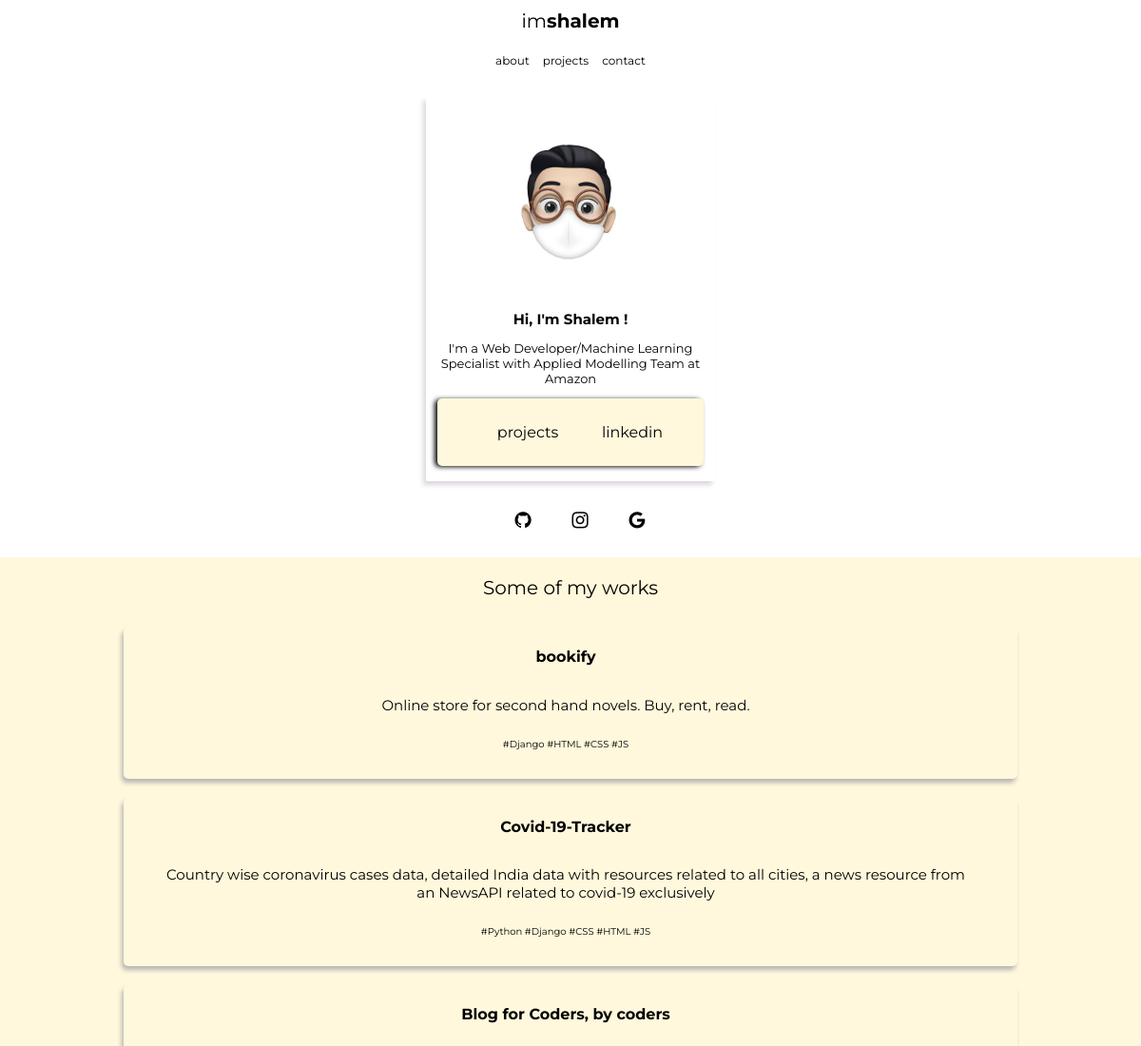
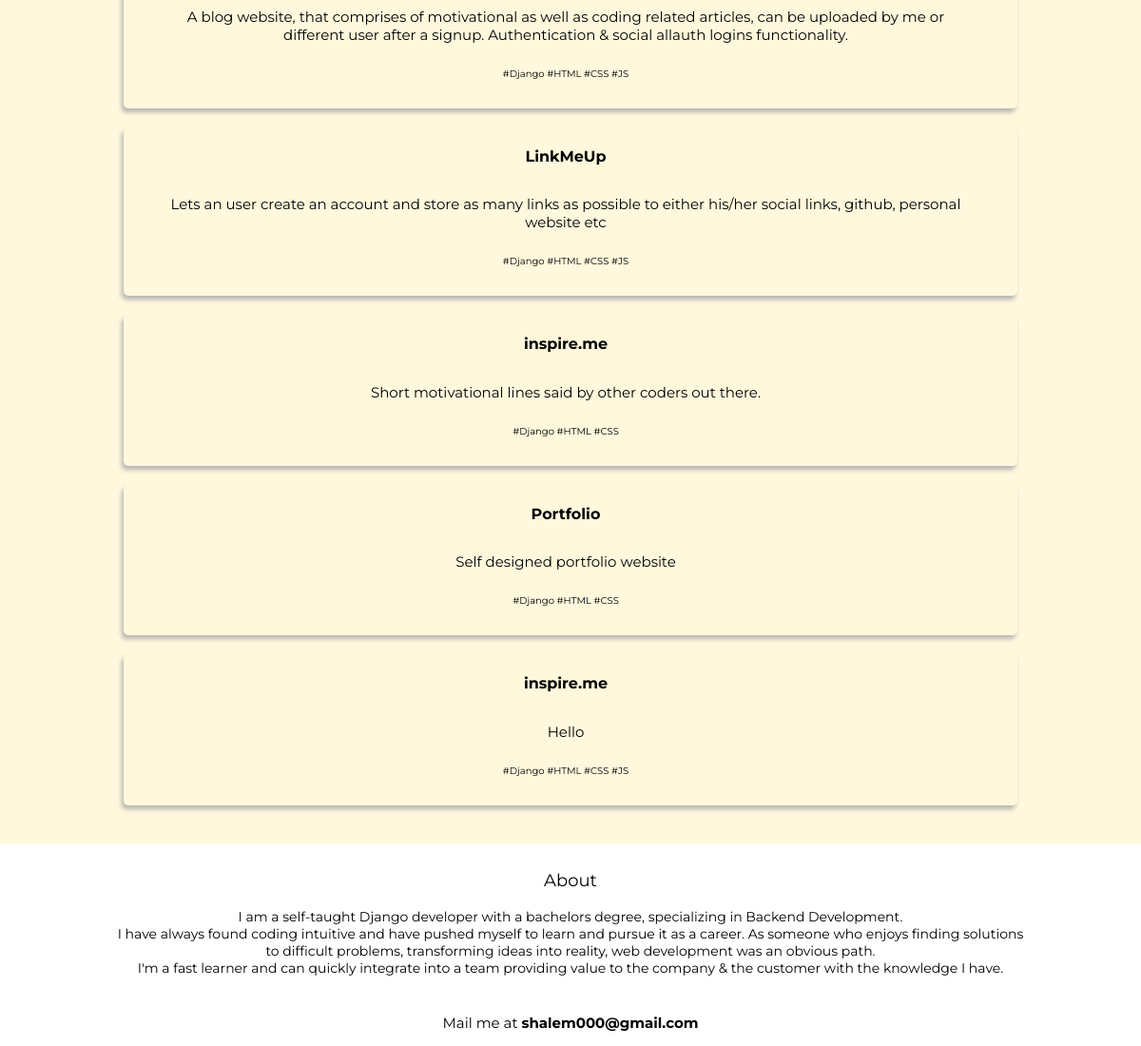
Before: / with the older database file (2 pictures, top to bottom).
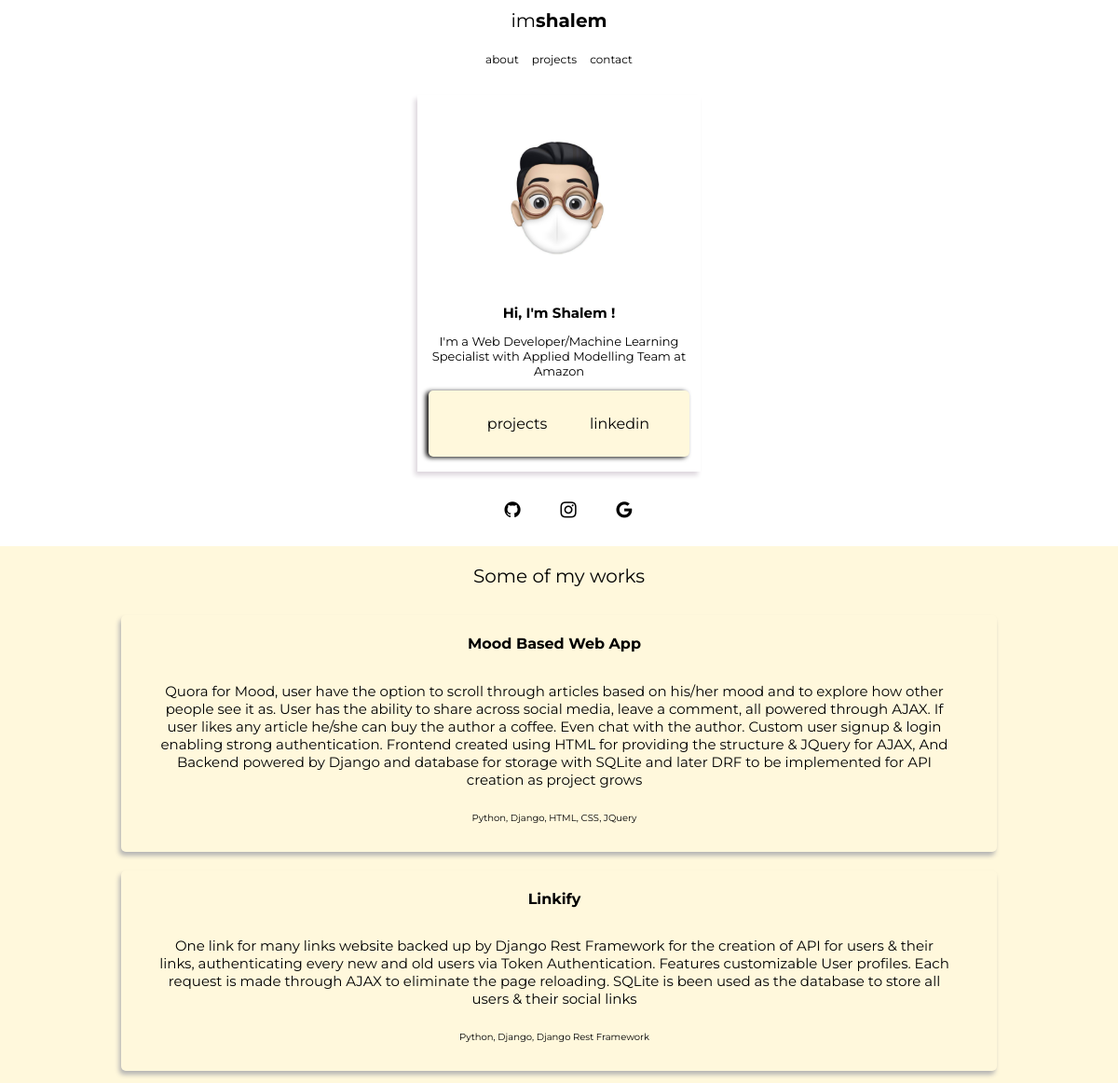
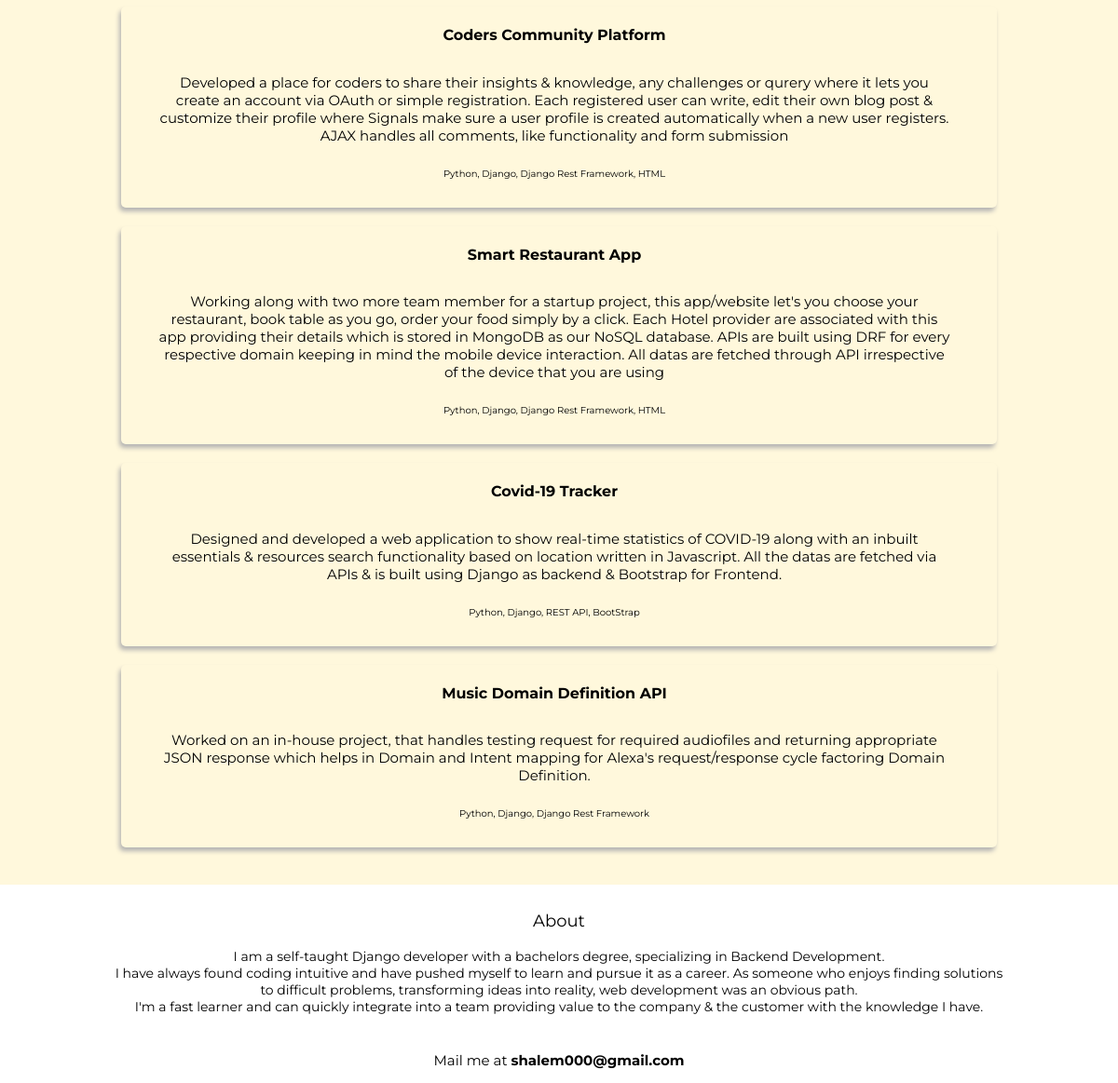
After: the same page with the newer database file (2 pictures, top to bottom).
### src/models.py (models this page shows, shortened)
class Profile(models.Model):
    user = models.OneToOneField(User, on_delete=models.CASCADE)
    name = models.CharField(max_length=50)
    about = models.TextField()
    my_resume = models.FileField(blank=True, null=True)
    instagram = models.CharField(max_length=100)
    github = models.CharField(max_length=100)
    linkedin = models.CharField(max_length=100)
    gmail = models.CharField(max_length=100)
    twitter = models.CharField(max_length=100)

class Project(models.Model):
    project_title = models.CharField(max_length=100)
    project_description = models.TextField()
    languages_used = models.CharField(max_length=100)
    github_repo = models.CharField(max_length=100)

### src/views.py (the view)
# urls.py: path('', views.index, name='home')
def index(request):
    projects = Project.objects.all()
    profile = Profile.objects.get(pk=1)
    context = {'all_projects': projects, 'profile': profile}
    return render(request, 'index.html', context)

### templates/index.html (shortened to what this page needs)
{% load static %}
<!DOCTYPE html>
<html>
<head>
    <link rel="stylesheet" href="https://cdnjs.cloudflare.com/ajax/libs/font-awesome/4.7.0/css/font-awesome.min.css">
    <link rel="stylesheet" type="text/css" href="{% static 'css/default.css' %}">
</head>
<body>
    <section class="s1">
        <div class="main-container">
            <div class="nav-wrapper">
                <div class="brand">
                    <a class="brand-name" href="{% url 'main:home' %}">im<span><b>shalem</b></span></a>
                </div>
                <ul id="navigation">
                    <li><a href="#contact-wrapper">about</a></li>
                    <li><a href="#social">projects</a></li>
                    <li><a href="#contact-wrapper">contact</a></li>
                </ul>
            </div>
        </div>
    </section>
    <section class="s2">
        <div class="center-column">
            <div class="intro">
                <img id="profile-pic" src="{% static 'images/animoji.png' %}">
                <h1 class="intro-text">Hi, I'm Shalem !</h1>
                <p class="short-about">I'm a Web Developer/Machine Learning  <br>
                    Specialist with Applied Modelling Team at Amazon</p>
                <div class="link-block">
                    <ul id="about-nav">
                        <li><a href="#social">projects</a></li>
                        <li><a target="_blank" href="https://www.linkedin.com/in/shalem-singh-rajput-5b4843140/">linkedin</a></li>
                    </ul>
                </div>
            </div>
        </div>
    </section>
    <section class="s4">
        <div class="social-link-wrapper">
            <div class="social-links">
                <ul id="social">
                    <li><a target="_blank" class="fa fa-github" href="{{ profile.github }}"></a></li>
                    <li><a target="_blank" class="fa fa-instagram" href="{{ profile.instagram }}"></a></li>
                    <li><a target="_blank" class="fa fa-google" href="#"></a></li>
                </ul>
            </div>
        </div>
    </section>
    <section class="s3">
        <div class="main-container">
            <div class="project-wrapper">
                <div class="work-heading">
                    <p>Some of my works</p>
                </div>
                <div class="projects">
                    {% for project in all_projects %}
                        <a target="_blank" href="{{ project.github_repo }}"><div class="work">
                        <div class="work-preview">
                            <h4 class="project-title">{{ project.project_title }}</h4>
                            <p class="project-intro">{{ project.project_description }}</p>
                            <p class="language">{{ project.languages_used }}</p>
                        </div></a>
                    </div>
                    {% endfor %}
    </section>
    <section class="s5">
        <div class="main-container">
            <div id="contact-wrapper">
                <div class="contact-heading">
                    <p>About</p>
                </div>
                <div class="contact-info">
                    <p>I am a self-taught Django developer with a bachelors
                        degree, specializing in Backend Development.<br>
                        I have always found coding intuitive and have pushed
                        myself to learn and pursue it as a career. As someone
                        who enjoys finding solutions to difficult problems,
                        transforming ideas into reality, web development was
                        an obvious path.<br>
                        I'm a fast learner and can quickly integrate into a team
                        providing value to the company & the customer with
                        the knowledge I have.</p>
                </div>
            </div>
        </div>
    </section>
    <section class="s5">
        <div class="main-container">
            <div id="contact-wrapper">
                <div class="contact-heading">
                    <p style="font-size: 15px;">Mail me at <b>shalem000@gmail.com</b></p>
                </div>
            </div>
        </div>
    </section>
</body>
</html>

### static/css/default.css (style rules this page uses)
:root { --mainColor:#fff;--borderColor:#fff;--aboutSectionColor:cornsilk;--workBorderColor:black;--aboutHoverColor:#e39b68;--contactSectionColor:#b57c53 }
body,html { padding:0;margin:0 }
body * { transition:.3s }
.s1 { background-color:var(--mainColor) }
.s3 { background-color:var(--aboutSectionColor);overflow:auto }
.s4 { background-color:var(--mainColor) }
a { text-decoration:none;color:#000;font-family:Montserrat,sans-serif }
.main-container { width:1200px;margin:0 auto }
h1,h2,h3,h4,p { font-family:Montserrat,sans-serif }
.nav-wrapper { display:flex;justify-content:space-between;align-items:center }
.brand-name { font-size:20px }
#navigation { margin:10px;padding:10px }
#navigation li { display:inline-block;margin-left:5px;margin-right:5px;font-family:Montserrat,sans-serif;font-size:18px }
.s2 { display:flex;justify-content:center }
.center-column { border:2px solid var(--borderColor);display:flex;justify-content:center;margin-top:100px;margin-bottom:30px;width:400px;height:450px;background-color:#fff;-webkit-box-shadow:-3px 4px 5px 0 #ded7de;-moz-box-shadow:-3px 4px 5px 0 #ded7de;box-shadow:-3px 4px 5px 0 #ded7de }
#profile-pic { padding-top:10px;display:block;margin:0 auto;width:200px;height:200px;object-fit:cover;border-radius:50% }
.intro-text { text-align:center }
.short-about { text-align:center }
.link-block { margin:10px;padding:10px;background-color:#fff8dc;border-radius:5px 5px 5px 5px;-webkit-box-shadow:-3px 1px 5px 0 #0d0d0d;-moz-box-shadow:-3px 1px 5px 0 #0d0d0d;box-shadow:-3px 1px 5px 0 #0d0d0d }
#about-nav { display:flex;justify-content:space-around }
#about-nav li { list-style-type:none;font-family:Montserrat,sans-serif;padding-right:20px }
.social-link-wrapper { height:50px }
#social { margin-top:0;display:flex;justify-content:center }
#social li { list-style-type:none;text-align:center;width:40px;padding-right:20px;font-size:20px }
.fa { color:#000 }
.work-heading { text-align:center }
.project-wrapper { margin-bottom:30px }
.projects { display:flex;flex-wrap:wrap }
.work { flex:0 0 25%;border-radius:5px 5px 5px 5px;margin:10px;padding-left:30px;padding-right:30px;padding-bottom:20px;-webkit-box-shadow:-2px 4px 5px 0 #b5b4b3;-moz-box-shadow:-2px 4px 5px 0 #b5b4b3;box-shadow:-2px 4px 5px 0 #b5b4b3 }
.work-heading { margin-top:20px;font-size:20px }
.work-preview { margin-right:10px }
.project-title { text-align:center }
.project-intro { padding:10px;text-align:center;font-size:15px }
.language { margin-top:10px;font-size:10px;text-align:center }
#contact-wrapper { padding-top:10px;text-align:center }
.contact-heading { font-size:18px }
.contact-info { font-size:14px }
@media screen and (max-width:1200px) { .main-container { width:80% } }
@media screen and (max-width :1200px) { .brand { padding-top:10px } }
@media screen and (max-width :1200px) { .projects { flex-direction:column;flex-wrap:wrap } }
@media screen and (max-width :1200px) { .work { width:auto } }
@media screen and (max-width :1200px) { .center-column { margin-top:10px;width:300px;height:400px } }
@media screen and (max-width :1200px) { .nav-wrapper { display:flex;flex-direction:column } }
@media screen and (max-width :1200px) { #navigation li { font-size:12px } }
@media screen and (max-width :1200px) { .intro-text { text-align:center;font-size:15px } }
@media screen and (max-width :1200px) { .short-about { text-align:center;font-size:13px } }

Changed rows visible on the page:
removed Project: project_title "bookify", project_description "Online store for second hand novels. Buy, rent, read.", languages_used "#Django #HTML #CSS #JS"
removed Project: project_title "Covid-19-Tracker", project_description "Country wise coronavirus cases data, detailed India data with resources related to all cities, a news resource from an NewsAPI related to covid-19 exclusively", languages_used "#Python #Django #CSS #HTML #JS"
removed Project: project_title "Blog for Coders, by coders", project_description "A blog website, that comprises of motivational as well as coding related articles, can be uploaded by me or different user after a signup. Authentication & social allauth logins functionality.", languages_used "#Django #HTML #CSS #JS"
removed Project: project_title "LinkMeUp", project_description "Lets an user create an account and store as many links as possible to either his/her social links, github, personal website etc", languages_used "#Django #HTML #CSS #JS"
removed Project: project_title "inspire.me", project_description "Short motivational lines said by other coders out there.", languages_used "#Django #HTML #CSS"
removed Project: project_title "Portfolio", project_description "Self designed portfolio website", languages_used "#Django #HTML #CSS"
removed Project: project_title "inspire.me", project_description "Hello", languages_used "#Django #HTML #CSS #JS"
added Project: project_title "Mood Based Web App", project_description "Quora for Mood, user have the option to scroll through articles based on his/her mood and to explore how other people see it as. User has the ability to share across social media, leave a comment, all powered through AJAX. If user likes any article he/she can buy the author a coffee. Even chat with the author. Custom user signup & login enabling strong authentication. Frontend created using HTML for providing the structure & JQuery for AJAX, And Backend powered by Django and database for storage with SQLite and later DRF to be implemented for API creation as project grows", languages_used "Python, Django, HTML, CSS, JQuery"
added Project: project_title "Linkify", project_description "One link for many links website backed up by Django Rest Framework for the creation of API for users & their links, authenticating every new and old users via Token Authentication. Features customizable User profiles. Each request is made through AJAX to eliminate the page reloading. SQLite is been used as the database to store all users & their social links", languages_used "Python, Django, Django Rest Framework"
added Project: project_title "Coders Community Platform", project_description "Developed a place for coders to share their insights & knowledge, any challenges or qurery where it lets you create an account via OAuth or simple registration. Each registered user can write, edit their own blog post & customize their profile where Signals make sure a user profile is created automatically when a new user registers. AJAX handles all comments, like functionality and form submission", languages_used "Python, Django, Django Rest Framework, HTML"
added Project: project_title "Smart Restaurant App", project_description "Working along with two more team member for a startup project, this app/website let's you choose your restaurant, book table as you go, order your food simply by a click. Each Hotel provider are associated with this app providing their details which is stored in MongoDB as our NoSQL database. APIs are built using DRF for every respective domain keeping in mind the mobile device interaction. All datas are fetched through API irrespective of the device that you are using", languages_used "Python, Django, Django Rest Framework, HTML"
added Project: project_title "Covid-19 Tracker", project_description "Designed and developed a web application to show real-time statistics of COVID-19 along with an inbuilt essentials & resources search functionality based on location written in Javascript. All the datas are fetched via APIs & is built using Django as backend & Bootstrap for Frontend.", languages_used "Python, Django, REST API, BootStrap"
added Project: project_title "Music Domain Definition API", project_description "Worked on an in-house project, that handles testing request for required audiofiles and returning appropriate JSON response which helps in Domain and Intent mapping for Alexa's request/response cycle factoring Domain Definition.", languages_used "Python, Django, Django Rest Framework"
